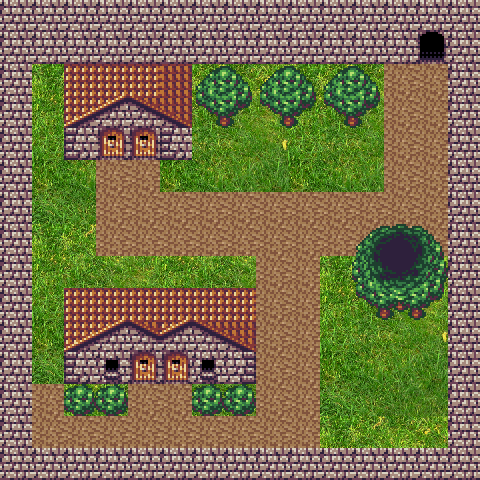

Rendered tile map (Tiled .tmx) drawn with the repository's tilesets; below, a short description and the map source with its tile grids summarised:
An orthogonal 15x15 tile map with 32x32 px tiles, 3 tile layers (properties, Main Layer, Trees Shrubs and CaveDoor), 6 tilesets.

<map version="1.0" orientation="orthogonal" width="15" height="15" tilewidth="32" tileheight="32">
 <tileset firstgid="1" name="town_forest_tiles" tilewidth="32" tileheight="32">
  <image source="textures/8-bit_tileset2/town_forest_tiles.png" width="320" height="352" />
  <tile id="1">
   <properties>
    <property name="TileID" value="" />
    <property name="door" value="true" />
   </properties>
  </tile>
  <tile id="2">
   <properties>
    <property name="door" value="true" />
   </properties>
  </tile>
 </tileset>
 <tileset firstgid="111" name="path" tilewidth="32" tileheight="32">
  <image source="textures/tileable3k_tile.gif" width="32" height="32" />
 </tileset>
 <tileset firstgid="112" name="cave_4" tilewidth="32" tileheight="32">
  <image source="textures/8-bit_tileset2/cave_4.png" width="512" height="1024" />
 </tileset>
 <tileset firstgid="624" name="desert_2" tilewidth="32" tileheight="32">
  <image source="textures/8-bit_tileset2/desert_2.png" width="416" height="768" />
 </tileset>
 <tileset firstgid="936" name="grass" tilewidth="32" tileheight="32">
  <image source="textures/tileable-img_0062-lush.png" width="1024" height="1024" />
 </tileset>
 <tileset firstgid="1960" name="properties_layer" tilewidth="32" tileheight="32">
  <image source="textures/properties_layer.jpg" width="480" height="480" />
  <tile id="0">
   <properties>
    <property name="blocked " value="true" />
   </properties>
  </tile>
  <tile id="2">
   <properties>
    <property name="door" value="true" />
    <property name="levelID" value="1" />
    <property name="startX" value="224" />
    <property name="startY" value="416" />
   </properties>
  </tile>
  <tile id="3">
   <properties>
    <property name="door" value="true" />
    <property name="levelID" value="3" />
    <property name="startX" value="224" />
    <property name="startY" value="416" />
   </properties>
  </tile>
 </tileset>
 <layer name="properties" width="15" height="15">
  <data>[225 cells, 124 non-empty, 3 distinct tile ids]</data>
 </layer>
 <layer name="Main Layer" width="15" height="15">
  <properties>
   <property name="levelID" value="2" />
  </properties>
  <data>[225 cells, 225 non-empty, 33 distinct tile ids]</data>
 </layer>
 <layer name="Trees Shrubs and CaveDoor" width="15" height="15">
  <data>[225 cells, 26 non-empty, 15 distinct tile ids]</data>
 </layer>
</map>
